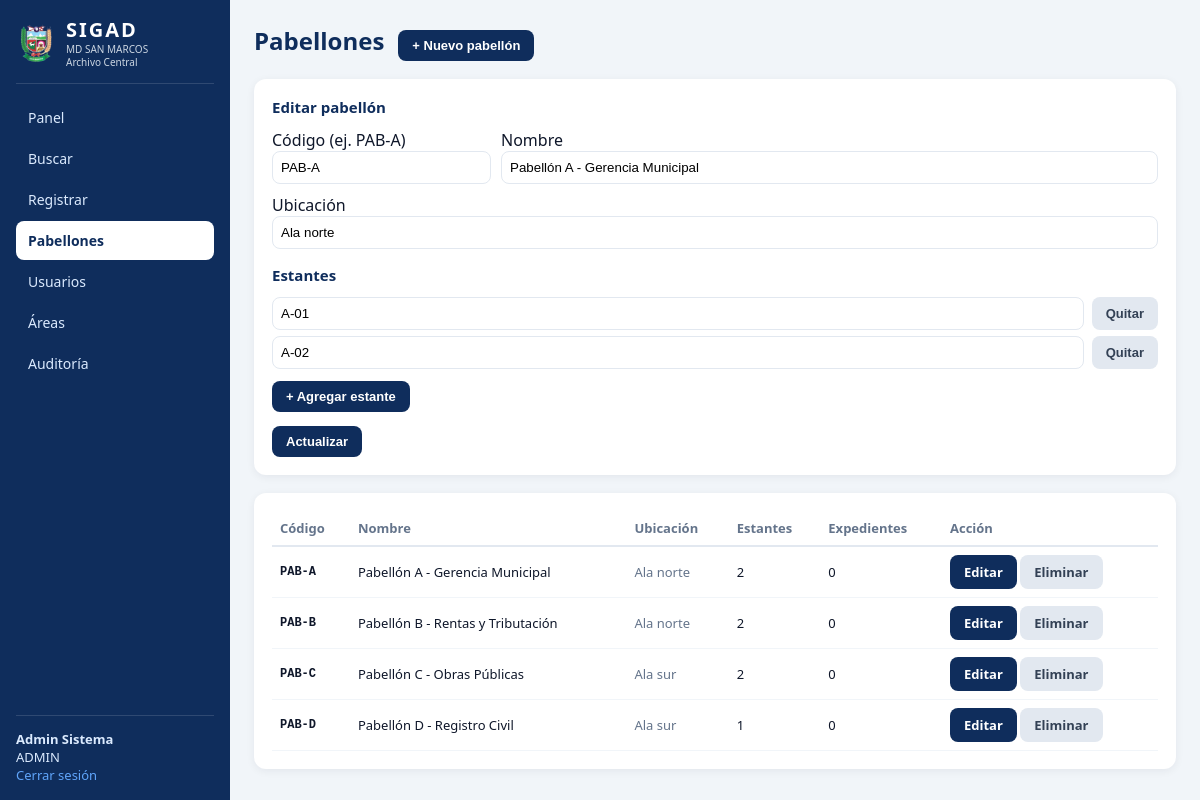
Page /pabellones.php?editar=1 (signed in) on the committed database.
### tables this page shows
CREATE TABLE pabellones (
    id          INT AUTO_INCREMENT PRIMARY KEY,
    codigo      VARCHAR(10)  NOT NULL UNIQUE,
    nombre      VARCHAR(150) NOT NULL,
    ubicacion   VARCHAR(150) NOT NULL DEFAULT ''
);

CREATE TABLE estantes (
    id          INT AUTO_INCREMENT PRIMARY KEY,
    pabellon_id INT NOT NULL,
    codigo      VARCHAR(20) NOT NULL,
    FOREIGN KEY (pabellon_id) REFERENCES pabellones(id) ON DELETE CASCADE
);

### pabellones.php (the view, shortened to what this page needs)
<?php
require_once 'config/config.php';
$db = db();
$edit = null; $est_edit = [];
if (isset($_GET['editar'])) {
    $eid = (int)$_GET['editar'];
    $edit = $db->prepare("SELECT * FROM pabellones WHERE id=?");
    $edit->execute([$eid]); $edit = $edit->fetch();
    if ($edit) {
        $es = $db->prepare("SELECT id, codigo FROM estantes WHERE pabellon_id=? ORDER BY id");
        $es->execute([$eid]); $est_edit = $es->fetchAll();
    }
}
$pabs = $db->query("SELECT p.id, p.codigo, p.nombre, p.ubicacion,
                    (SELECT COUNT(*) FROM estantes e WHERE e.pabellon_id=p.id) est,
                    (SELECT COUNT(*) FROM expedientes x WHERE x.pabellon_id=p.id) exp
                    FROM pabellones p ORDER BY p.codigo")->fetchAll();
?>
<!DOCTYPE html><html lang="es"><head><meta charset="utf-8">
<link rel="icon" href="assets/logo-msm.png"><link rel="stylesheet" href="css/estilos.css">
<title>SIGAD · Pabellones</title></head>
<body class="app"><aside class="side">
  <div class="marca"><img src="assets/logo-msm.png"><div><h2>SIGAD</h2>
    <div class="muni">MD SAN MARCOS<br>Archivo Central</div></div></div>
  <nav class="nav">
    <?= nav_html('Pabellones') ?>
  </nav>
  <div class="me"><b><?= htmlspecialchars($_SESSION['nombre']) ?></b><br><?= $_SESSION['rol'] ?>
    <br><a href="logout.php" style="color:#60a5fa">Cerrar sesión</a></div>
</aside>
<main class="main">
  <div class="top"><h1>Pabellones</h1>
    <button class="btn-sm" onclick="document.getElementById('frm').style.display='block'">+ Nuevo pabellón</button>
  </div>
  <div class="card" id="frm" style="display:<?= $edit ? 'block':'none' ?>;margin-bottom:18px">
    <h3><?= $edit ? 'Editar pabellón' : 'Registrar nuevo pabellón' ?></h3>
    <form method="post">
      <div style="display:grid;grid-template-columns:1fr 3fr;gap:10px">
        <label>Código (ej. PAB-A)<input name="codigo" required value="<?= htmlspecialchars($edit['codigo'] ?? '') ?>"
            style="width:100%;padding:8px;border:1px solid #e2e8f0;border-radius:8px;text-transform:uppercase"></label>
        <label>Nombre<input name="nombre" required value="<?= htmlspecialchars($edit['nombre'] ?? '') ?>"
            style="width:100%;padding:8px;border:1px solid #e2e8f0;border-radius:8px"></label>
        <label style="grid-column:1/3">Ubicación<input name="ubicacion" value="<?= htmlspecialchars($edit['ubicacion'] ?? '') ?>"
            style="width:100%;padding:8px;border:1px solid #e2e8f0;border-radius:8px"></label>
      </div>
      <h3 style="margin-top:16px">Estantes</h3>
      <div id="estantes">
        <?php if ($edit && count($est_edit)): ?>
          <?php foreach ($est_edit as $e): ?>
            <div class="fila-est" style="display:flex;gap:8px;margin-bottom:6px">
              <input name="estante[]" value="<?= htmlspecialchars($e['codigo']) ?>"
                  style="flex:1;padding:8px;border:1px solid #e2e8f0;border-radius:8px;text-transform:uppercase">
              <button type="button" class="btn-sm btn-gray" onclick="this.parentNode.remove()">Quitar</button>
            </div>
          <?php endforeach; ?>
        <?php endif; ?>
      </div>
      <button type="button" class="btn-sm" style="margin-top:6px" onclick="agregarEstante()">+ Agregar estante</button>
      <div style="margin-top:14px">
        <button class="btn-sm" type="submit" style="background:#0f2d5c;color:#fff"><?= $edit ? 'Actualizar' : 'Guardar pabellón' ?></button>
      </div>
    </form>
  </div>
  <div class="card"><table>
    <tr><th>Código</th><th>Nombre</th><th>Ubicación</th><th>Estantes</th><th>Expedientes</th><th>Acción</th></tr>
    <?php foreach ($pabs as $p): ?>
    <tr><td class="mono"><b><?= $p['codigo'] ?></b></td>
        <td><?= htmlspecialchars($p['nombre']) ?></td>
        <td class="muted"><?= htmlspecialchars($p['ubicacion']) ?></td>
        <td><?= $p['est'] ?></td><td><?= number_format($p['exp']) ?></td>
        <td>
          <a class="btn-sm" href="pabellones.php?editar=<?= $p['id'] ?>">Editar</a>
          <a class="btn-sm btn-gray" href="pabellones.php?eliminar=<?= $p['id'] ?>" onclick="return confirm('¿Eliminar este pabellón y sus estantes?')">Eliminar</a>
        </td></tr>
    <?php endforeach; ?>
  </table></div>
</main>
</body></html>

### css/estilos.css (style rules this page uses)
:root { --azul:#0f2d5c;--azul2:#1e40af;--gris:#e2e8f0;--ok:#15803d;--warn:#b45309;--bad:#b91c1c }
* { box-sizing:border-box }
body { margin:0;font-family:Segoe UI,system-ui,Arial,sans-serif;background:#f1f5f9;color:#0f172a }
a { text-decoration:none;color:inherit }
.app { display:flex;min-height:100vh }
.side { position:fixed;top:0;left:0;bottom:0;width:230px;flex-shrink:0; background:var(--azul);color:#fff;display:flex;flex-direction:column;padding:16px; overflow-y:auto;z-index:10 }
.marca { display:flex;gap:10px;align-items:center;padding-bottom:14px;border-bottom:1px solid #ffffff22 }
.marca img { width:40px;height:40px }
.marca h2 { margin:0;font-size:20px;letter-spacing:2px }
.muni { font-size:10px;color:#cbd5e1;line-height:1.3 }
.nav { display:flex;flex-direction:column;margin-top:14px;gap:2px }
.me { margin-top:auto;font-size:13px;color:#dbeafe;padding-top:14px;border-top:1px solid #ffffff22 }
.main { margin-left:230px;flex:1;padding:24px;overflow:auto;min-height:100vh }
.top { display:flex;align-items:baseline;gap:14px;margin-bottom:18px }
.top h1 { margin:0;font-size:24px;color:var(--azul) }
.muted { color:#64748b;font-size:13px }
.card { background:#fff;border-radius:12px;padding:18px;box-shadow:0 2px 8px #0f172a10;margin-top:8px }
.card h3 { margin:0 0 12px;font-size:15px;color:var(--azul) }
table { width:100%;border-collapse:collapse;font-size:13px }
th { text-align:left;color:#64748b;font-weight:600;border-bottom:2px solid var(--gris);padding:8px }
td { padding:8px;border-bottom:1px solid #f1f5f9 }
.mono { font-family:ui-monospace,Menlo,monospace;font-size:12px }
.btn-sm { display:inline-block;padding:8px 14px;border:0;border-radius:8px;background:var(--azul); color:#fff;font-weight:600;cursor:pointer;font-size:13px }
.btn-gray { background:#e2e8f0;color:#334155 }

### rows in the picture
pabellones: codigo "PAB-A", nombre "Pabellón A - Gerencia Municipal", ubicacion "Ala norte", est "2", exp "0"
estantes: codigo "A-01"
estantes: codigo "A-02"
pabellones: codigo "PAB-B", nombre "Pabellón B - Rentas y Tributación", ubicacion "Ala norte", est "2", exp "0"
pabellones: codigo "PAB-C", nombre "Pabellón C - Obras Públicas", ubicacion "Ala sur", est "2", exp "0"
pabellones: codigo "PAB-D", nombre "Pabellón D - Registro Civil", ubicacion "Ala sur", est "1", exp "0"

### other values in the picture
$nombre "Panel"
$nombre "Buscar"
$nombre "Registrar"
$nombre "Pabellones"
$nombre "Usuarios"
$nombre "Áreas"
$nombre "Auditoría"
$_SESSION['nombre'] "Admin Sistema"
$_SESSION['rol'] "ADMIN"
